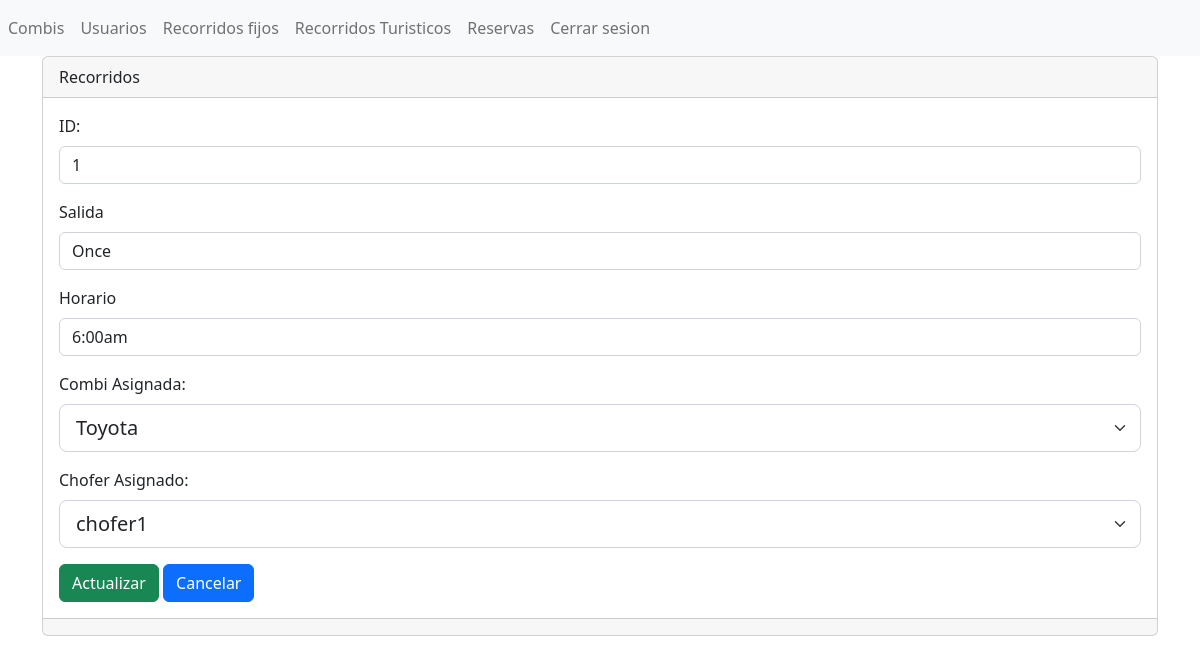
Page /administrador/secciones/recorridosfijos/editar.php?txtID=1 (signed in) on the committed database.
### tables this page shows
CREATE TABLE `recorridofijo1` (
  `id` int(11) NOT NULL,
  `salida` varchar(100) NOT NULL,
  `horario` varchar(100) NOT NULL,
  `id_combiasignada` int(11) NOT NULL,
  `id_choferasignado` int(11) NOT NULL,
  `paradas_recorrido` varchar(250) NOT NULL
);

CREATE TABLE `combis` (
  `id` int(11) NOT NULL,
  `modelo_combi` varchar(100) NOT NULL,
  `patente_combi` varchar(100) NOT NULL,
  `capacidad_combi` int(11) NOT NULL
);

CREATE TABLE `choferes` (
  `id` int(11) NOT NULL,
  `nombrechofer` varchar(100) NOT NULL,
  `edadchofer` int(11) NOT NULL
);

### administrador/secciones/recorridosfijos/editar.php (the view)
<?php
include("../../configuracion/bd.php");
if ($_GET['txtID']) {
    $txtID = $_GET['txtID'];
    $select_rec_fijo1 = "SELECT * FROM recorridofijo1 WHERE id = '$txtID'";
    $consulta_rec_fijo1 = mysqli_query($conn, $select_rec_fijo1);
    $lectura_rec_fijo1 = mysqli_fetch_array($consulta_rec_fijo1);
} elseif ($_GET['txtID2']) {
    $txtID = $_GET['txtID2'];
    $select_rec_fijo2 = "SELECT * FROM recorridofijo2 WHERE id = '$txtID'";
    $consulta_rec_fijo2 = mysqli_query($conn, $select_rec_fijo2);
    $lectura_rec_fijo2 = mysqli_fetch_array($consulta_rec_fijo2);
}
$query = "SELECT * FROM combis";
$consultacombis = mysqli_query($conn, $query);
$query = "SELECT * FROM choferes";
$consultachoferes = mysqli_query($conn, $query);
?>
<?php
include("../../templates/cabecera.php");
?>
<div class="card">
    <div class="card-header">
        Recorridos
    </div>
    <div class="card-body">
        <form action="claseRecFijos.php?<?php if ($_GET['txtID']) { ?>
                                            txtID=<?php echo $_GET['txtID'];
                                                } elseif ($_GET['txtID2']) { ?>
                                                    txtID2=<?php echo $_GET['txtID2'];
                                                        } ?>" method="post">
            <div class="mb-3">
                <label for="txtID" class="form-label">ID:</label>
                <input type="text" value="<?php echo $txtID; ?>" class="form-control" readonly name="txtID" id="txtID" aria-describedby="helpId" placeholder="ID">
            </div>
            <div class="mb-3">
                <label for="Salida" class="form-label">Salida</label>
                <input type="text" value="<?php if (isset($lectura_rec_fijo1['salida'])) {
                                                echo $lectura_rec_fijo1['salida'];
                                            } else {
                                                echo $lectura_rec_fijo2['salida'];
                                            } ?>" class="form-control" name="Salida" readonly id="Salida" placeholder="Salida">
            </div>
            <div class="mb-3">
                <label for="Horario" class="form-label">Horario</label>
                <input type="text" value="<?php if (isset($lectura_rec_fijo1['horario'])) {
                                                echo $lectura_rec_fijo1['horario'];
                                            } else {
                                                echo $lectura_rec_fijo2['horariofijo'];
                                            } ?>" class="form-control" name="Horario" readonly id="Horario" placeholder="Horario">
            </div>
            <div class="mb-3">
                <label for="" class="form-label">Combi Asignada:</label>
                <select class="form-select form-select-lg" name="combiasignada" id="combiasignada">
                    <?php foreach ($consultacombis as $registro) { ?>
                        <option <?php if (isset($_GET['txtID'])) {
                                    echo ($lectura_rec_fijo1['id_combiasignada'] == $registro['id']) ? "selected" : "";
                                } elseif (isset($_GET['txtID2'])) {
                                    echo ($lectura_rec_fijo2['id_combiasignada'] == $registro['id']) ? "selected" : "";
                                }
                                ?> value="<?php echo $registro['id']; ?>"><?php echo $registro['modelo_combi']; ?>
                        </option>
                    <?php } ?>
                </select>
            </div>
            <div class="mb-3">
                <label for="" class="form-label">Chofer Asignado:</label>
                <select class="form-select form-select-lg" name="choferasignado" id="choferasignado">
                    <?php foreach ($consultachoferes as $registro) { ?>
                        <option <?php if (isset($_GET['txtID'])) {
                                    echo ($lectura_rec_fijo1['id_choferasignado'] == $registro['id']) ? "selected" : "";
                                } elseif (isset($_GET['txtID2'])) {
                                    echo ($lectura_rec_fijo2['id_choferasignado'] == $registro['id']) ? "selected" : "";
                                } ?> value="<?php echo $registro['id']; ?>"><?php echo $registro['nombrechofer']; ?>
                        </option>
                    <?php } ?>
                </select>
            </div>
            <button type="submit" name="actualizar" class="btn btn-success">Actualizar</button>
            <a name="" id="" class="btn btn-primary" href="index.php" role="button">Cancelar</a>
        </form>
    </div>
    <div class="card-footer text-muted">
    </div>
</div>
<?php
include("../../templates/pie.php");
?>

### rows in the picture
recorridofijo1: Salida "Once", Horario "6:00am", combiasignada "Toyota", choferasignado "chofer1"
